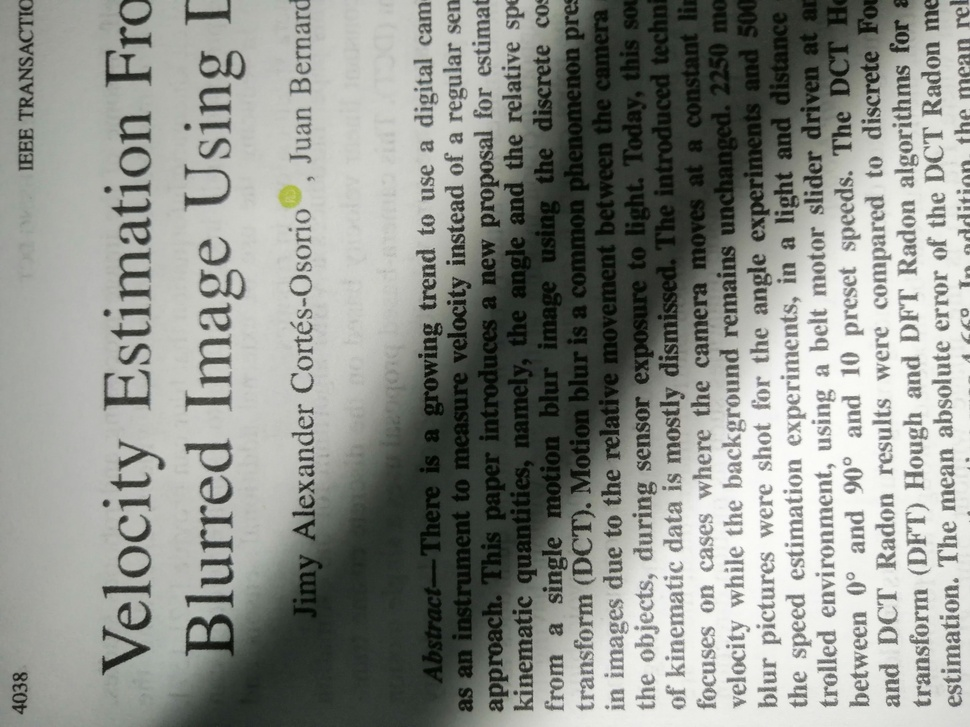
#> input picture umbralization/papel.jpg, 970 x 727 px, shrunk from 3264 x 2448 before the run
$ python umbralizaciones.py
#> lines starting #> are read from the running program, lines starting #| are printed output that depends on the picture; after the words box and inside, x2 and y2 are one past the last pixel; in counts of white or black regions, pixels touching at a corner belong together
### umbralization/ipFunctions.py
import matplotlib.pyplot as plt
import matplotlib as mpl
import numpy as np
import statistics as stat

def imsplit(rgb):
    r=rgb[:,:,0]
    g=rgb[:,:,1]
    b=rgb[:,:,2]
    return r,g,b

def imhist(r,show=True):
    if show==True:
        print('\nComenzando histograma ⌛\n')

    h = np.zeros(256)
    filas,cols = r.shape
    for i in range(0,filas):
        for j in range(0,cols):
            h[r[i,j]] = h[r[i,j]]+1

    if show==True:
        print('\nHistograma completado ✅')
        print('\nGraficando histograma...')
        n = np.linspace(0,255,256)
        plt.bar(n,h)
        plt.set_cmap('gray')
        norm=mpl.colors.Normalize(vmin=0,vmax=255)
        escala=plt.cm.ScalarMappable(cmap='gray',norm=norm)
        escala.set_array([])
        plt.colorbar(escala,orientation="horizontal",ticks=[0,50,100,150,200,255])
        plt.xlim(0, 255)
        plt.ylim(0, max(h)*0.3)
    return h

# [37 lines left out: functions imadjust, stretchlim, histeq, not called in this run]

def rgb2gray(I):
    r,g,b=imsplit(I)
    return np.uint8(0.299*np.double(r)+0.587*np.double(g)+0.114*np.double(b))

# [14 lines left out: function makeMask, not called in this run]

def graythresh(b):
    h = imhist(b,False)
    lh = len(h)
    tam = np.size(b)
    maxV = 0
    for T in range(lh):
        Acub = np.sum(h[0:T])
        Wb = Acub/tam
        Acuf = np.sum(h[T+1:lh])
        if Acub==0:
            Ub=0
        else:
            Ub=(np.arange(0,T,1) @ h[0:T])/Acub
        if Acuf==0:
            Uf = 0
        else:
            Uf=(np.arange(T+1,lh,1) @ h[T+1:lh])/Acuf
        Wf = 1-Wb
        BCV = Wb*Wf*(Ub-Uf)**2
        if BCV>=maxV:
            maxV=BCV
            umbral=(T+1)/255
    return umbral

# [46 lines left out: functions imnoise, non_overflowing_sum, bits8, immse, psnr, not called in this run]

def imundersize(I,step):
    F,C = I.shape
    return I[0:F:step,0:C:step]

# [165 lines left out: functions imfilter, fspecial, medfilt2, modefilt, ordfilt2, stdfilt and 1 more, not called in this run]

def gaussfilt(cosas):
    print(cosas)

def im2bw(I,T):
    if isinstance(T,np.ndarray):
        return I>=T
    if T < 1: T = T * 255
    return I>=T

# [22 lines left out: function otsuthresh, not called in this run]


def imbinarize(I,T=False,method='otsu'):
    if T != False:
        return im2bw(I,T)
    if method == 'otsu':
        print('Usando OTSU')
        T = graythresh(I)
        return im2bw(I,T)
    if method == 'bradley':
        print('Usando bradley')
        T = adaptthresh(I)
        return im2bw(I,T)

def adaptthresh(r,V=[9,9],Pb=10,Ks=0.2,Rs=128,method='bradley'):
    padn=(V[0]-1)//2
    padm=(V[1]-1)//2
    padr=np.pad(r,(padn,padm),'edge')
    F, C = r.shape
    T=np.zeros([F,C])

    iniF=(V[0]+1)//2
    iniC=(V[1]+1)//2
    FinF=iniF-1
    FinC=iniC-1

    for i in range(iniF,F-FinF):
        for j in range(iniC,C-FinC):
            W = padr[i-FinF-1:i+FinF,j-FinC-1:j+FinC]
            if method.lower() == 'bradley': T[i,j]=np.mean(W)*(1-Pb/100)
            if method.lower() == 'sauvola': T[i,j]=np.mean(W)*(1+Ks*(np.std(W)/Rs-1))
            if method.lower() == 'mean': T[i,j]=np.mean(W)
            if method.lower() == 'median': T[i,j]=np.median(W)
            if method.lower() == 'mode': T[i,j]=stat.mode(W.flatten())
            if method.lower() == 'maxmin': T[i,j]=(np.max(W)+np.min(W))/2
    return T

### umbralization/umbralizaciones.py
from ipFunctions import *
import matplotlib.pyplot as plt

# RGB = plt.imread('n09.jpg');
RGB = plt.imread('papel.jpg');
#> RGB is the input picture: shape (727, 970, 3); mean R, G, B 141.8, 144, 138.4

r, g, b = imsplit(RGB);
r=np.fliplr(np.transpose(r))
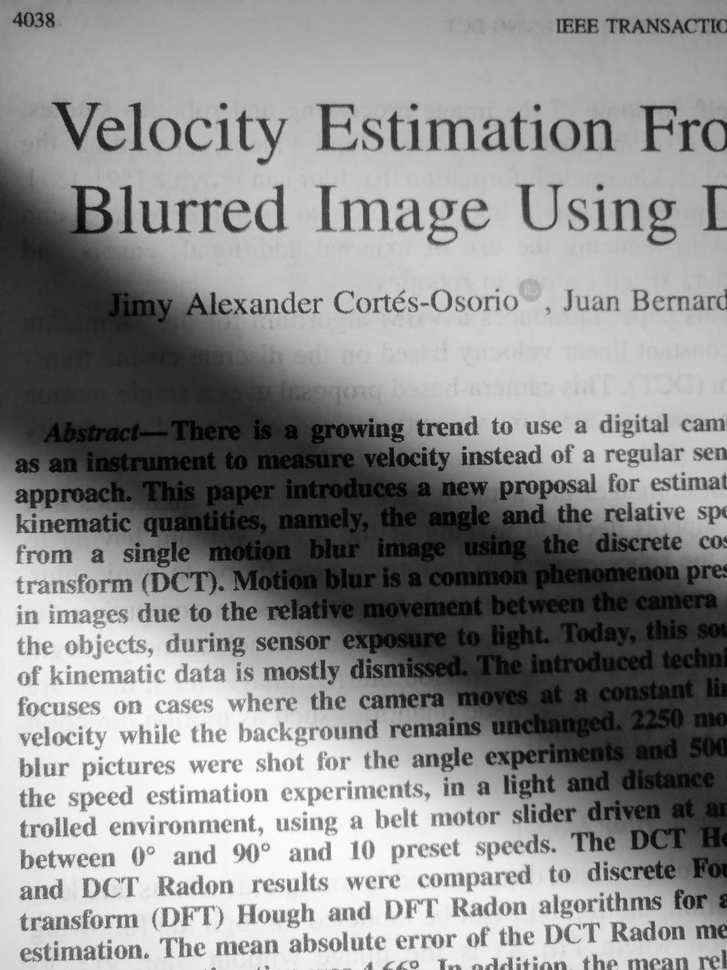
#> r: shape (970, 727); min 0, max 255, mean 141.8
r = imundersize(r,2)
#> in imundersize, `return I[0:F:step,0:C:step]`:
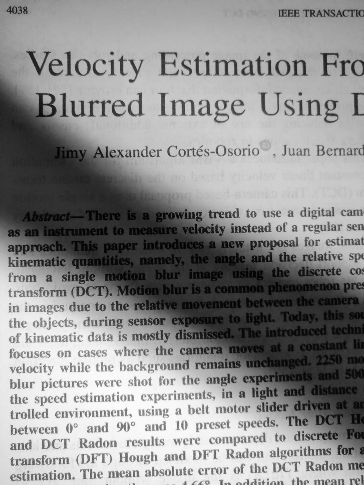
#> returned value: shape (485, 364); min 0, max 255, mean 141.8

bw2 = imbinarize(r,method='otsu')
#> after the loop in imhist, `for i in range(0,filas):`: h = 256 values, max 2327 at index 47, min 3 at index 254, mean 689.6
#> in graythresh, `lh = len(h)`: lh = 256
#> in graythresh, `tam = np.size(b)`: tam = 176540
#> the loop in graythresh, `for T in range(lh):` made 256 passes
#> (Acub, Wb, Acuf, Ub, Uf, Wf, BCV, maxV) on passes 2 to 13: (28, 0.000159, 176468, 0, 141.8, 1, 3.19, 3.19), (72, 0.000408, 176367, 0.611, 141.9, 1, 8.14, 8.14), (173, 0.00098, 176153, 1.42, 142.1, 0.999, 19.37, 19.37), (387, 0.00219, 175827, 2.29, 142.3, 0.998, 42.89, 42.89), (713, 0.00404, 175432, 3.07, 142.6, 0.996, 78.35, 78.35), (1108, 0.00628, 174910, 3.76, 143, 0.994, 121, 121), (1630, 0.00923, 174373, 4.48, 143.5, 0.991, 176.7, 176.7), (2167, 0.0123, 173807, 5.1, 143.9, 0.988, 233.6, 233.6), (2733, 0.0155, 173233, 5.7, 144.3, 0.985, 293, 293), (3307, 0.0187, 172643, 6.28, 144.8, 0.981, 352.8, 352.8), (3897, 0.0221, 172100, 6.84, 145.2, 0.978, 413.4, 413.4), (4440, 0.0252, 171616, 7.35, 145.6, 0.975, 468.7, 468.7)
#> (Acub, Wb, Acuf, Uf, Wf, BCV, maxV) on pass 1: (0, 0, 176512, 141.8, 1, 0, 0)
#> in im2bw, `return I>=T`:
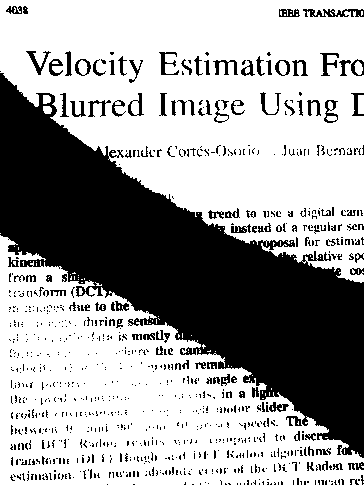
#> returned value: shape (485, 364) bool; 63.6% white; 914 black regions (797 under 20 px), largest, box (x1, y1, x2, y2) and area: (0, 73, 364, 458) 53277, (303, 9, 364, 17) 287, (26, 51, 51, 75) 169
bw = imbinarize(r,method='bradley')
#> in adaptthresh, `padr=np.pad(r,(padn,padm),'edge')`:
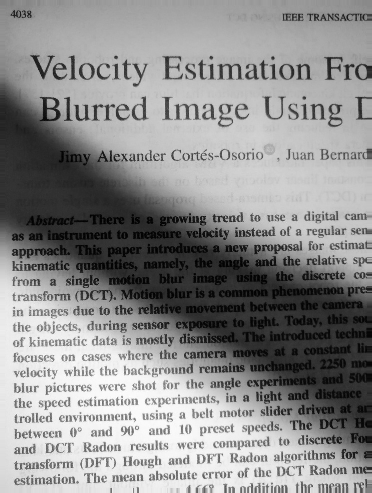
#> padr: shape (493, 372); min 0, max 255, mean 142.1
#> after the loop in adaptthresh, `for i in range(iniF,F-FinF):`:
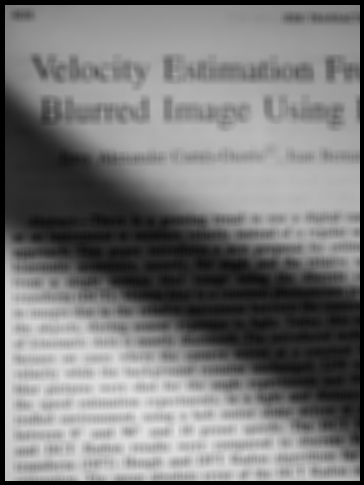
#> T: shape (485, 364) float64; min 0, max 224.9, mean 121.7
#> in im2bw (call 2), `return I>=T`:
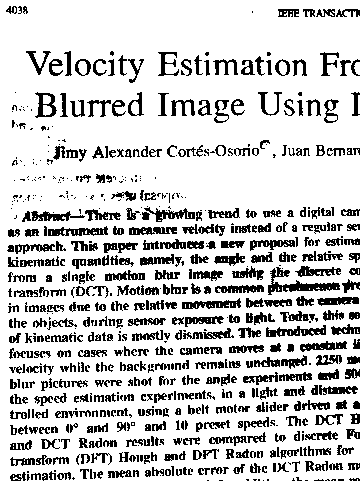
#> returned value: shape (485, 364) bool; 80.4% white; black in thin lines or dots

plt.figure()
plt.set_cmap('gray')
plt.imshow(r)

plt.figure()
plt.set_cmap('gray')
plt.subplot(1,2,1)
plt.imshow(bw2)
plt.title('Binarización con OTSU')
plt.subplot(1,2,2)
plt.imshow(bw)
plt.title('Binarización con Bradley')

plt.show()

$ run again, with umbralization/n09.jpg copied over umbralization/papel.jpg
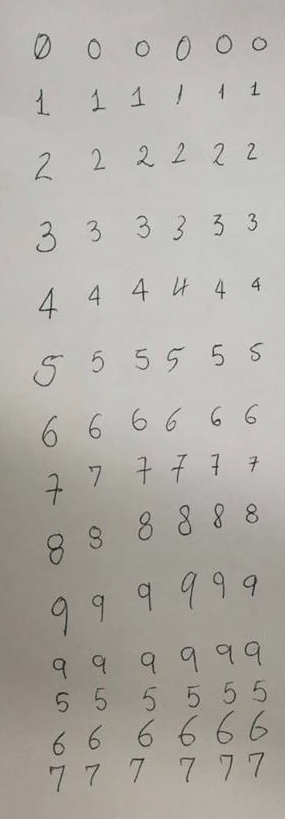
#> input picture umbralization/n09.jpg, 285 x 819 px
#> RGB is the input picture: shape (819, 285, 3); mean R, G, B 176.5, 173, 166.5
#> after the loop in imhist, `for i in range(0,filas):`: h = 256 values, max 3704 at index 198, min 0 at index 0, mean 229
#> lh = 256
#> tam = 58630
#> the loop in graythresh, `for T in range(lh):` made 256 passes
#> (Acub, Wb, Acuf, Ub, Uf, Wf, BCV, maxV) on passes 35 to 42: (1, 1.71e-05, 58627, 33, 176.5, 1, 0.351, 0.351), (3, 5.12e-05, 58627, 33.67, 176.5, 1, 1.04, 1.04), (3, 5.12e-05, 58626, 33.67, 176.5, 1, 1.04, 1.04), (4, 6.82e-05, 58625, 34.25, 176.5, 1, 1.38, 1.38), (5, 8.53e-05, 58625, 34.8, 176.5, 1, 1.71, 1.71), (5, 8.53e-05, 58623, 34.8, 176.5, 1, 1.71, 1.71), (7, 0.000119, 58618, 36, 176.5, 1, 2.36, 2.36), (12, 0.000205, 58614, 37.67, 176.5, 1, 3.95, 3.95)
#> after the loop in adaptthresh, `for i in range(iniF,F-FinF):`:
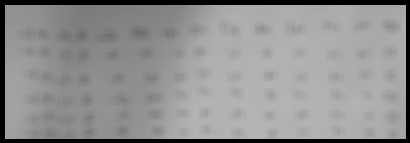
#> T: shape (143, 410) float64; min 0, max 180.8, mean 145
#> in im2bw (call 2), `return I>=T`:
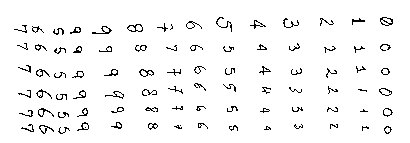
#> returned value: shape (143, 410) bool; 95.9% white; black in thin lines or dots, all inside (x1, y1, x2, y2) = (14, 17, 393, 134)

$ run again, with umbralization/cartagena.jpg copied over umbralization/papel.jpg
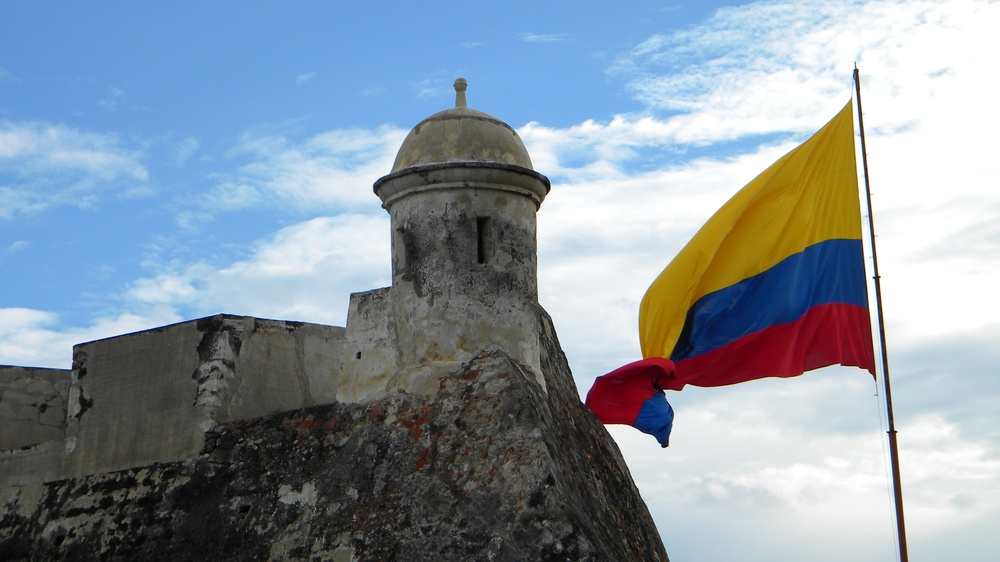
#> input picture umbralization/cartagena.jpg, 1000 x 562 px, shrunk from 3584 x 2016 before the run
#> RGB is the input picture: shape (562, 1000, 3); mean R, G, B 137.4, 150.4, 161.9
#> `r=np.fliplr(np.transpose(r))`:
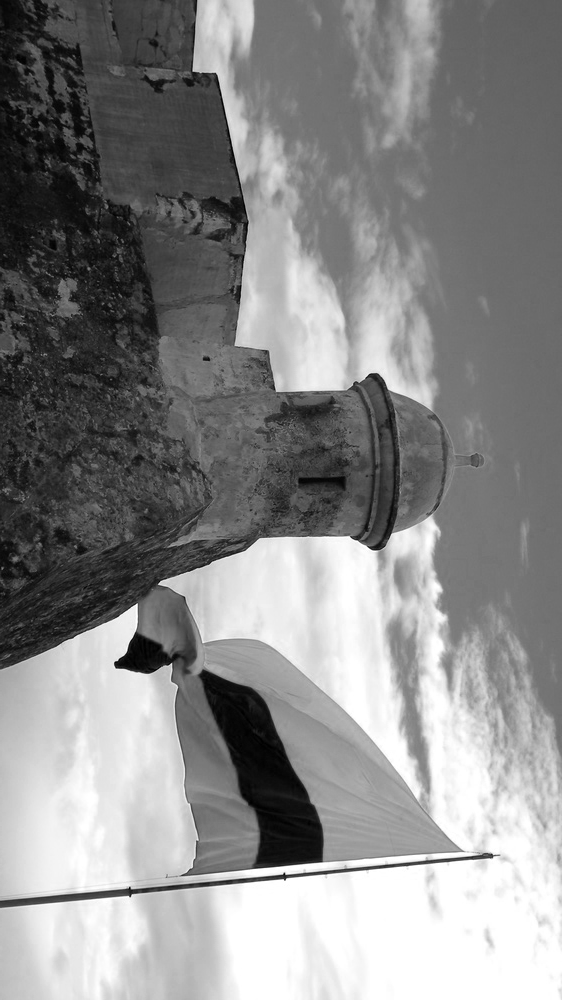
#> r: shape (1000, 562); min 0, max 255, mean 137.4
#> after the loop in imhist, `for i in range(0,filas):`: h = 256 values, max 8251 at index 255, min 11 at index 1, mean 548.8
#> lh = 256
#> tam = 140500
#> the loop in graythresh, `for T in range(lh):` made 256 passes
#> (Acub, Wb, Acuf, Ub, Uf, Wf, BCV, maxV) on passes 2 to 8: (19, 0.000135, 140470, 0, 137.3, 1, 2.55, 2.55), (30, 0.000214, 140450, 0.367, 137.3, 1, 4, 4), (50, 0.000356, 140416, 1.02, 137.4, 1, 6.61, 6.61), (84, 0.000598, 140360, 1.82, 137.4, 0.999, 10.98, 10.98), (140, 0.000996, 140248, 2.69, 137.5, 0.999, 18.09, 18.09), (252, 0.00179, 140060, 3.72, 137.7, 0.998, 32.14, 32.14), (440, 0.00313, 139865, 4.69, 137.9, 0.997, 55.37, 55.37)
#> in im2bw (call 2), `return I>=T`:
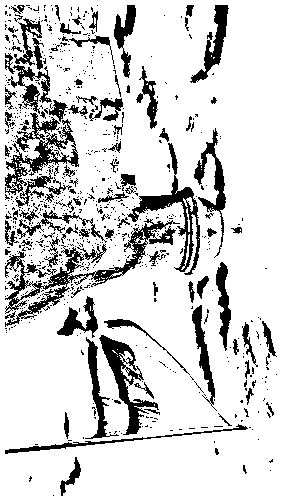
#> returned value: shape (500, 281) bool; 82.9% white; 753 black regions (661 under 20 px), largest, box (x1, y1, x2, y2) and area: (5, 218, 180, 327) 3131, (5, 113, 79, 208) 2276, (127, 143, 200, 275) 1688

$ run again, with umbralization/dibujo.jpg copied over umbralization/papel.jpg
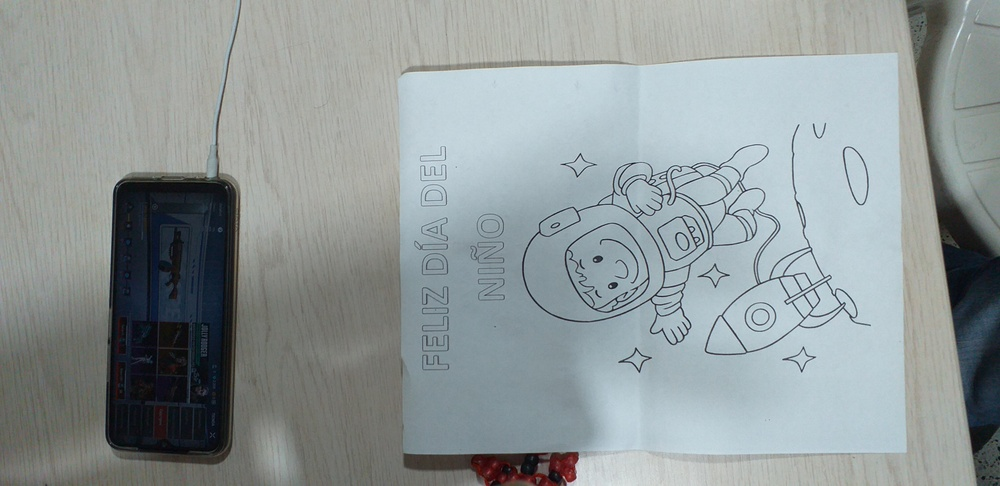
#> input picture umbralization/dibujo.jpg, 1000 x 486 px, shrunk from 4032 x 1960 before the run
#> RGB is the input picture: shape (486, 1000, 3); mean R, G, B 143.6, 151.9, 152.6
#> after the loop in imhist, `for i in range(0,filas):`: h = 256 values, max 2157 at index 170, min 0 at index 221, mean 474.6
#> lh = 256
#> tam = 121500
#> the loop in graythresh, `for T in range(lh):` made 256 passes
#> (Acub, Wb, Acuf, Ub, Uf, Wf, BCV, maxV) on passes 2 to 9: (8, 6.58e-05, 121490, 0, 143.7, 1, 1.36, 1.36), (10, 8.23e-05, 121478, 0.2, 143.7, 1, 1.69, 1.69), (22, 0.000181, 121462, 1.18, 143.7, 1, 3.68, 3.68), (38, 0.000313, 121440, 1.95, 143.7, 1, 6.28, 6.28), (60, 0.000494, 121406, 2.7, 143.8, 1, 9.82, 9.82), (94, 0.000774, 121333, 3.53, 143.8, 0.999, 15.22, 15.22), (167, 0.00137, 121218, 4.61, 144, 0.999, 26.66, 26.66), (282, 0.00232, 121023, 5.59, 144.2, 0.998, 44.48, 44.48)
#> after the loop in adaptthresh, `for i in range(iniF,F-FinF):`:
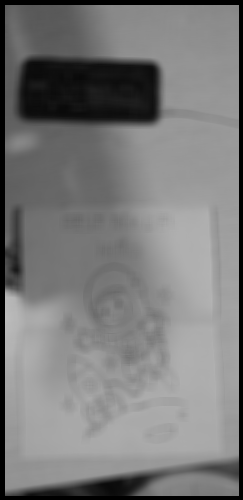
#> T: shape (500, 243) float64; min 0, max 190.1, mean 122.5
#> in im2bw (call 2), `return I>=T`:
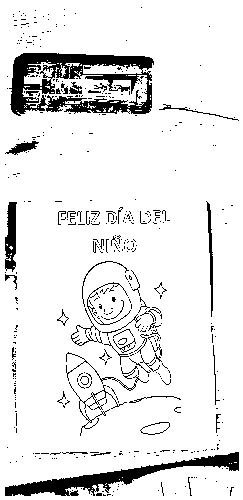
#> returned value: shape (500, 243) bool; 90.1% white; 472 black regions (421 under 20 px), largest, box (x1, y1, x2, y2) and area: (9, 53, 154, 116) 4584, (5, 452, 239, 496) 2585, (5, 202, 17, 272) 588
